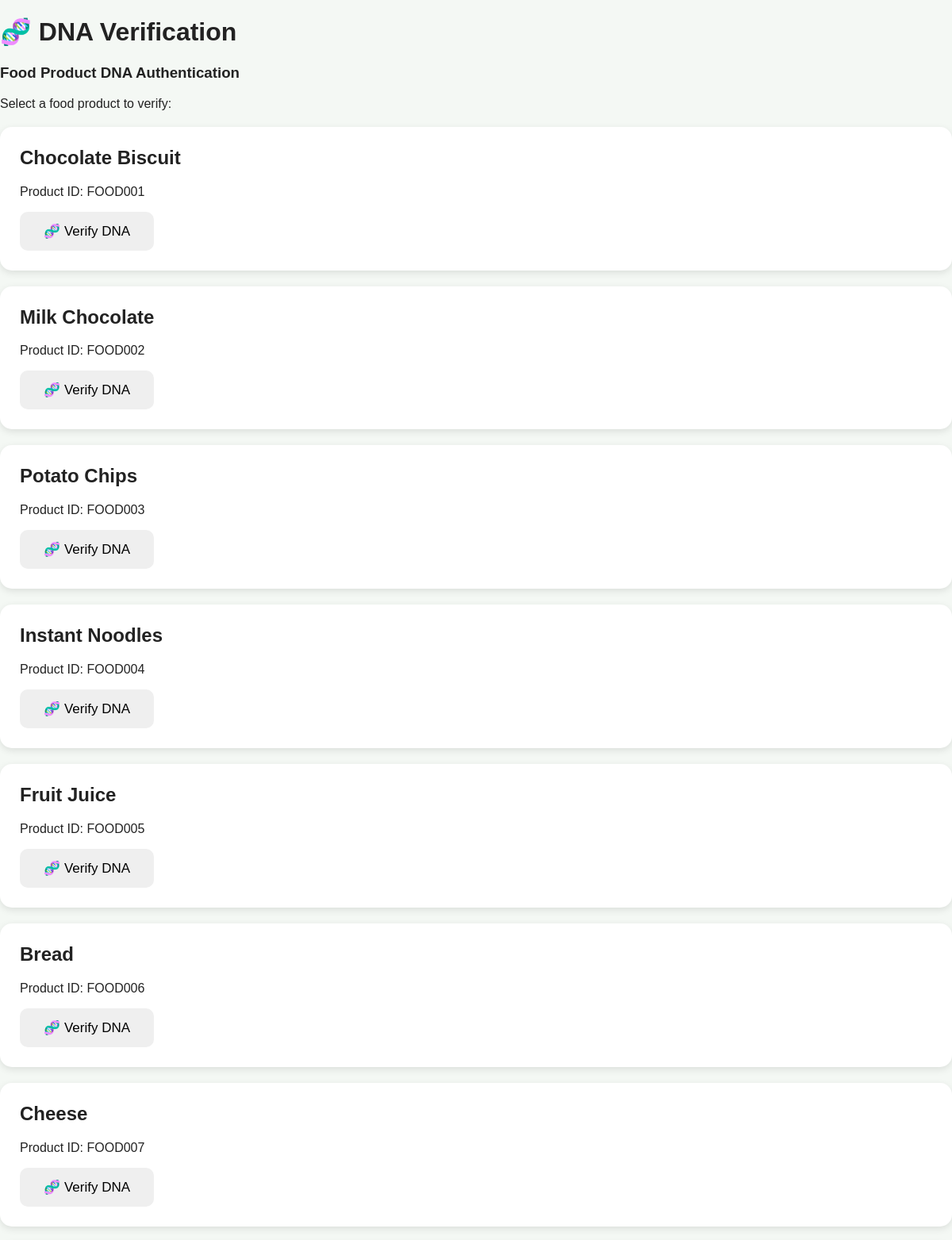
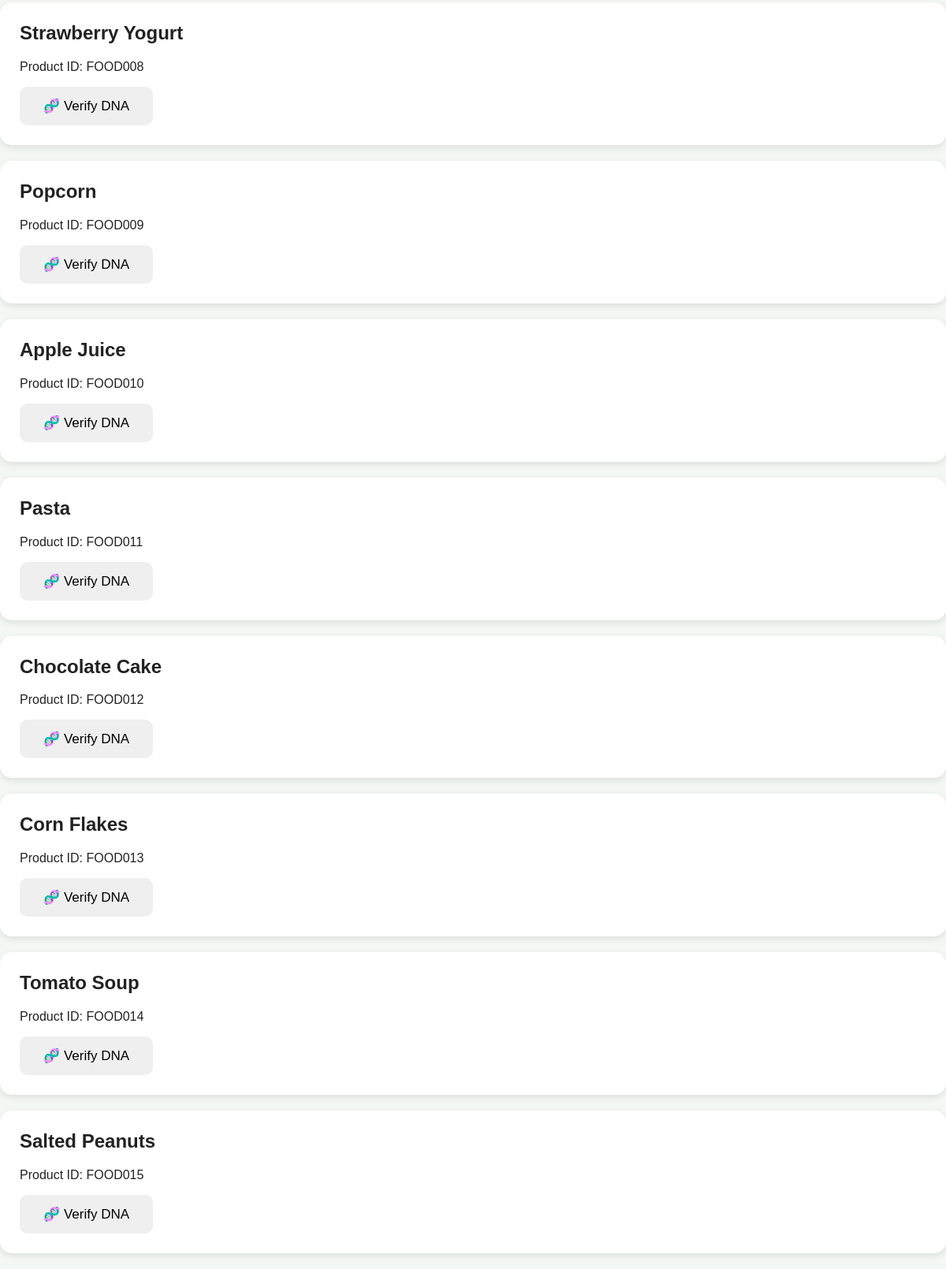
/dna, run on the app's committed database (2 pictures, top to bottom).
### tables this page shows
CREATE TABLE products (
    id TEXT PRIMARY KEY,
    name TEXT,
    category TEXT,
    ingredients TEXT,
    allergens TEXT,
    calories TEXT,
    protein TEXT,
    carbohydrates TEXT,
    fat TEXT,
    food_type TEXT
);

### app.py (the view)
@app.route("/dna")
def dna_home():
    connection = sqlite3.connect(DATABASE)
    connection.row_factory = sqlite3.Row
    cursor = connection.cursor()
    cursor.execute("SELECT * FROM products")
    rows = cursor.fetchall()
    products = []
    for row in rows:
        products.append({
            "product_id": row[0],
            "name": row["name"]
        })
    connection.close()
    return render_template(
        "dna.html",
        products=products
    )

### templates/dna.html (shortened to what this page needs)
<!DOCTYPE html>
<html>
<head>
    <link rel="stylesheet"
          href="{{ url_for('static', filename='style.css') }}">
</head>
<body>
    <h1>🧬 DNA Verification</h1>
    <h3>Food Product DNA Authentication</h3>
    {% if products %}
        <p>Select a food product to verify:</p>
        {% for product in products %}
            <div class="card">
                <h2>
                    {{ product["name"] }}
                </h2>
                <p>
                    Product ID:
                    {{ product["product_id"] }}
                </p>
                <a href="/dna/{{ product['product_id'] }}">
                    <button>
                        🧬 Verify DNA
                    </button>
                </a>
            </div>
        {% endfor %}
    {% endif %}
</body>
</html>

### static/style.css (style rules this page uses)
body { margin: 0; font-family: Arial, sans-serif; background-color: #f4f8f4; color: #222; }
button { padding: 14px 30px; border: none; border-radius: 10px; font-size: 17px; cursor: pointer; }
.card { background: white; margin: 20px 0; padding: 25px; border-radius: 15px; box-shadow: 0 3px 10px rgba(0,0,0,0.1); }
.card h2 { margin-top: 0; }

### data on the page
products: name "Chocolate Biscuit", product_id "FOOD001"
products: name "Milk Chocolate", product_id "FOOD002"
products: name "Potato Chips", product_id "FOOD003"
products: name "Instant Noodles", product_id "FOOD004"
products: name "Fruit Juice", product_id "FOOD005"
products: name "Bread", product_id "FOOD006"
products: name "Cheese", product_id "FOOD007"
products: name "Strawberry Yogurt", product_id "FOOD008"
products: name "Popcorn", product_id "FOOD009"
products: name "Apple Juice", product_id "FOOD010"
products: name "Pasta", product_id "FOOD011"
products: name "Chocolate Cake", product_id "FOOD012"
products: name "Corn Flakes", product_id "FOOD013"
products: name "Tomato Soup", product_id "FOOD014"
products: name "Salted Peanuts", product_id "FOOD015"
